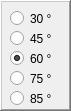
   <widget class="QFrame" name="frame_5">
    <property name="geometry">
     <rect>
      <x>20</x>
      <y>140</y>
      <width>71</width>
      <height>111</height>
     </rect>
    </property>
    <property name="frameShape">
     <enum>QFrame::WinPanel</enum>
    </property>
    <property name="frameShadow">
     <enum>QFrame::Raised</enum>
    </property>
    <widget class="QRadioButton" name="radioButton">
     <property name="geometry">
      <rect>
       <x>10</x>
       <y>10</y>
       <width>41</width>
       <height>17</height>
      </rect>
     </property>
     <property name="text">
      <string>30 °</string>
     </property>
     <property name="checked">
      <bool>false</bool>
     </property>
    </widget>
    <widget class="QRadioButton" name="radioButton_2">
     <property name="geometry">
      <rect>
       <x>10</x>
       <y>30</y>
       <width>41</width>
       <height>17</height>
      </rect>
     </property>
     <property name="text">
      <string>45 °</string>
     </property>
    </widget>
    <widget class="QRadioButton" name="radioButton_3">
     <property name="geometry">
      <rect>
       <x>10</x>
       <y>50</y>
       <width>51</width>
       <height>17</height>
      </rect>
     </property>
     <property name="text">
      <string>60 °</string>
     </property>
     <property name="checked">
      <bool>true</bool>
     </property>
    </widget>
    <widget class="QRadioButton" name="radioButton_4">
     <property name="geometry">
      <rect>
       <x>10</x>
       <y>70</y>
       <width>51</width>
       <height>17</height>
      </rect>
     </property>
     <property name="text">
      <string>75 °</string>
     </property>
    </widget>
    <widget class="QRadioButton" name="radioButton_5">
     <property name="geometry">
      <rect>
       <x>10</x>
       <y>90</y>
       <width>51</width>
       <height>17</height>
      </rect>
     </property>
     <property name="text">
      <string>85 °</string>
     </property>
    </widget>
   </widget>
